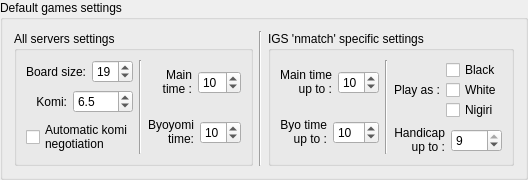
        <widget class="QGroupBox" name="groupBox_2">
         <property name="title">
          <string>Default games settings</string>
         </property>
         <layout class="QHBoxLayout" name="horizontalLayout">
          <item>
           <layout class="QVBoxLayout" name="_13">
            <item>
             <widget class="QGroupBox" name="groupBox_3">
              <property name="title">
               <string>All servers settings</string>
              </property>
              <property name="flat">
               <bool>false</bool>
              </property>
              <layout class="QHBoxLayout" name="horizontalLayout_2">
               <item>
                <layout class="QHBoxLayout" name="_14">
                 <item>
                  <layout class="QVBoxLayout" name="_15">
                   <item>
                    <layout class="QHBoxLayout" name="_16">
                     <property name="spacing">
                      <number>6</number>
                     </property>
                     <property name="leftMargin">
                      <number>0</number>
                     </property>
                     <property name="topMargin">
                      <number>0</number>
                     </property>
                     <property name="rightMargin">
                      <number>0</number>
                     </property>
                     <property name="bottomMargin">
                      <number>0</number>
                     </property>
                     <item>
                      <widget class="QLabel" name="TextLabel3_3">
                       <property name="toolTip">
                        <string>board size</string>
                       </property>
                       <property name="text">
                        <string>Board size:</string>
                       </property>
                       <property name="alignment">
                        <set>Qt::AlignmentFlag::AlignRight|Qt::AlignmentFlag::AlignTrailing|Qt::AlignmentFlag::AlignVCenter</set>
                       </property>
                       <property name="wordWrap">
                        <bool>false</bool>
                       </property>
                      </widget>
                     </item>
                     <item>
                      <widget class="QSpinBox" name="boardSizeSpin">
                       <property name="maximumSize">
                        <size>
                         <width>60</width>
                         <height>32767</height>
                        </size>
                       </property>
                       <property name="toolTip">
                        <string>board size</string>
                       </property>
                       <property name="minimum">
                        <number>4</number>
                       </property>
                       <property name="maximum">
                        <number>36</number>
                       </property>
                       <property name="value">
                        <number>19</number>
                       </property>
                      </widget>
                     </item>
                    </layout>
                   </item>
                   <item>
                    <spacer name="verticalSpacer_5">
                     <property name="orientation">
                      <enum>Qt::Orientation::Vertical</enum>
                     </property>
                     <property name="sizeHint" stdset="0">
                      <size>
                       <width>20</width>
                       <height>0</height>
                      </size>
                     </property>
                    </spacer>
                   </item>
                   <item>
                    <layout class="QHBoxLayout" name="_17">
                     <property name="spacing">
                      <number>6</number>
                     </property>
                     <property name="leftMargin">
                      <number>0</number>
                     </property>
                     <property name="topMargin">
                      <number>0</number>
                     </property>
                     <property name="rightMargin">
                      <number>0</number>
                     </property>
                     <property name="bottomMargin">
                      <number>0</number>
                     </property>
                     <item>
                      <widget class="QLabel" name="TextLabel3_3_2">
                       <property name="toolTip">
                        <string>Komi: added to white's result</string>
                       </property>
                       <property name="text">
                        <string>Komi:</string>
                       </property>
                       <property name="alignment">
                        <set>Qt::AlignmentFlag::AlignRight|Qt::AlignmentFlag::AlignTrailing|Qt::AlignmentFlag::AlignVCenter</set>
                       </property>
                       <property name="wordWrap">
                        <bool>false</bool>
                       </property>
                      </widget>
                     </item>
                     <item>
                      <widget class="QSpinBox" name="komiSpinDefault">
                       <property name="maximumSize">
                        <size>
                         <width>60</width>
                         <height>32767</height>
                        </size>
                       </property>
                       <property name="toolTip">
                        <string>Komi: added to white's result</string>
                       </property>
                       <property name="suffix">
                        <string>.5</string>
                       </property>
                       <property name="minimum">
                        <number>-200</number>
                       </property>
                       <property name="maximum">
                        <number>200</number>
                       </property>
                       <property name="value">
                        <number>6</number>
                       </property>
                      </widget>
                     </item>
                    </layout>
                   </item>
                   <item>
                    <spacer name="verticalSpacer_6">
                     <property name="orientation">
                      <enum>Qt::Orientation::Vertical</enum>
                     </property>
                     <property name="sizeHint" stdset="0">
                      <size>
                       <width>20</width>
                       <height>0</height>
                      </size>
                     </property>
                    </spacer>
                   </item>
                   <item>
                    <widget class="QCheckBox" name="automaticNegotiationCheckBox">
                     <property name="toolTip">
                      <string>allow client to negotiate automatic</string>
                     </property>
                     <property name="whatsThis">
                      <string>Automatic Negotiation

Allow client to negotiate komi automatic.

Be careful: it may be annoying if opponent does not want to accept your defaults even if defaults have been sent to opponent before. This may be due to different internal use of negotiation values by clients.</string>
                     </property>
                     <property name="text">
                      <string>Automatic komi 
negotiation</string>
                     </property>
                    </widget>
                   </item>
                  </layout>
                 </item>
                 <item>
                  <widget class="Line" name="line2">
                   <property name="frameShape">
                    <enum>QFrame::Shape::VLine</enum>
                   </property>
                   <property name="frameShadow">
                    <enum>QFrame::Shadow::Sunken</enum>
                   </property>
                  </widget>
                 </item>
                 <item>
                  <layout class="QVBoxLayout" name="_18">
                   <item>
                    <layout class="QHBoxLayout" name="_19">
                     <property name="spacing">
                      <number>6</number>
                     </property>
                     <property name="leftMargin">
                      <number>0</number>
                     </property>
                     <property name="topMargin">
                      <number>0</number>
                     </property>
                     <property name="rightMargin">
                      <number>0</number>
                     </property>
                     <property name="bottomMargin">
                      <number>0</number>
                     </property>
                     <item>
                      <widget class="QLabel" name="TextLabel6">
                       <property name="toolTip">
                        <string>Playing time</string>
                       </property>
                       <property name="autoFillBackground">
                        <bool>false</bool>
                       </property>
                       <property name="text">
                        <string>Main 
time :</string>
                       </property>
                       <property name="alignment">
                        <set>Qt::AlignmentFlag::AlignRight|Qt::AlignmentFlag::AlignTrailing|Qt::AlignmentFlag::AlignVCenter</set>
                       </property>
                       <property name="wordWrap">
                        <bool>false</bool>
                       </property>
                      </widget>
                     </item>
                     <item>
                      <layout class="QVBoxLayout" name="verticalLayout_2">
                       <item>
                        <spacer name="verticalSpacer_4">
                         <property name="orientation">
                          <enum>Qt::Orientation::Vertical</enum>
                         </property>
                         <property name="sizeHint" stdset="0">
                          <size>
                           <width>20</width>
                           <height>0</height>
                          </size>
                         </property>
                        </spacer>
                       </item>
                       <item>
                        <widget class="QSpinBox" name="timeSpin">
                         <property name="maximumSize">
                          <size>
                           <width>60</width>
                           <height>32767</height>
                          </size>
                         </property>
                         <property name="toolTip">
                          <string>Playing time</string>
                         </property>
                         <property name="suffix">
                          <string/>
                         </property>
                         <property name="minimum">
                          <number>0</number>
                         </property>
                         <property name="maximum">
                          <number>99</number>
                         </property>
                         <property name="value">
                          <number>10</number>
                         </property>
                        </widget>
                       </item>
                       <item>
                        <spacer name="verticalSpacer_3">
                         <property name="orientation">
                          <enum>Qt::Orientation::Vertical</enum>
                         </property>
                         <property name="sizeHint" stdset="0">
                          <size>
                           <width>20</width>
                           <height>0</height>
                          </size>
                         </property>
                        </spacer>
                       </item>
                      </layout>
                     </item>
                    </layout>
                   </item>
                   <item>
                    <layout class="QHBoxLayout" name="_20">
                     <property name="spacing">
                      <number>6</number>
                     </property>
                     <property name="leftMargin">
                      <number>0</number>
                     </property>
                     <property name="topMargin">
                      <number>0</number>
                     </property>
                     <property name="rightMargin">
                      <number>0</number>
                     </property>
                     <property name="bottomMargin">
                      <number>0</number>
                     </property>
                     <item>
                      <widget class="QLabel" name="TextLabel7">
                       <property name="toolTip">
                        <string>Additional time for 25 moves; after 25 moves the byoyomi time starts again and again</string>
                       </property>
                       <property name="text">
                        <string>Byoyomi
time:</string>
                       </property>
                       <property name="alignment">
                        <set>Qt::AlignmentFlag::AlignRight|Qt::AlignmentFlag::AlignTrailing|Qt::AlignmentFlag::AlignVCenter</set>
                       </property>
                       <property name="wordWrap">
                        <bool>false</bool>
                       </property>
                      </widget>
                     </item>
                     <item>
                      <layout class="QVBoxLayout" name="verticalLayout">
                       <item>
                        <spacer name="verticalSpacer">
                         <property name="orientation">
                          <enum>Qt::Orientation::Vertical</enum>
                         </property>
                         <property name="sizeHint" stdset="0">
                          <size>
                           <width>20</width>
                           <height>0</height>
                          </size>
                         </property>
                        </spacer>
                       </item>
                       <item>
                        <widget class="QSpinBox" name="BYSpin">
                         <property name="maximumSize">
                          <size>
                           <width>60</width>
                           <height>32767</height>
                          </size>
                         </property>
                         <property name="toolTip">
                          <string>Additional time for 25 moves; after 25 moves the byoyomi time starts again and again</string>
                         </property>
                         <property name="maximum">
                          <number>60</number>
                         </property>
                         <property name="value">
                          <number>10</number>
                         </property>
                        </widget>
                       </item>
                       <item>
                        <spacer name="verticalSpacer_2">
                         <property name="orientation">
                          <enum>Qt::Orientation::Vertical</enum>
                         </property>
                         <property name="sizeHint" stdset="0">
                          <size>
                           <width>20</width>
                           <height>0</height>
                          </size>
                         </property>
                        </spacer>
                       </item>
                      </layout>
                     </item>
                    </layout>
                   </item>
                  </layout>
                 </item>
                </layout>
               </item>
              </layout>
             </widget>
            </item>
           </layout>
          </item>
          <item>
           <widget class="Line" name="line2_2">
            <property name="frameShape">
             <enum>QFrame::Shape::VLine</enum>
            </property>
            <property name="frameShadow">
             <enum>QFrame::Shadow::Sunken</enum>
            </property>
           </widget>
          </item>
          <item>
           <layout class="QVBoxLayout" name="_4">
            <item>
             <widget class="QGroupBox" name="groupBox_4">
              <property name="title">
               <string>IGS 'nmatch' specific settings</string>
              </property>
              <layout class="QGridLayout" name="gridLayout_3">
               <item row="0" column="0">
                <layout class="QHBoxLayout" name="_5">
                 <item>
                  <layout class="QVBoxLayout" name="_6">
                   <item>
                    <layout class="QHBoxLayout" name="_7">
                     <property name="spacing">
                      <number>6</number>
                     </property>
                     <property name="leftMargin">
                      <number>0</number>
                     </property>
                     <property name="topMargin">
                      <number>0</number>
                     </property>
                     <property name="rightMargin">
                      <number>0</number>
                     </property>
                     <property name="bottomMargin">
                      <number>0</number>
                     </property>
                     <item>
                      <widget class="QLabel" name="TextLabel6_3">
                       <property name="toolTip">
                        <string>Playing time</string>
                       </property>
                       <property name="text">
                        <string>Main time 
up to :</string>
                       </property>
                       <property name="alignment">
                        <set>Qt::AlignmentFlag::AlignRight|Qt::AlignmentFlag::AlignTrailing|Qt::AlignmentFlag::AlignVCenter</set>
                       </property>
                       <property name="wordWrap">
                        <bool>false</bool>
                       </property>
                      </widget>
                     </item>
                     <item>
                      <layout class="QVBoxLayout" name="verticalLayout_3">
                       <item>
                        <spacer name="verticalSpacer_7">
                         <property name="orientation">
                          <enum>Qt::Orientation::Vertical</enum>
                         </property>
                         <property name="sizeHint" stdset="0">
                          <size>
                           <width>20</width>
                           <height>0</height>
                          </size>
                         </property>
                        </spacer>
                       </item>
                       <item>
                        <widget class="QSpinBox" name="timeSpin_Nmatch">
                         <property name="maximumSize">
                          <size>
                           <width>60</width>
                           <height>32767</height>
                          </size>
                         </property>
                         <property name="toolTip">
                          <string>Playing time</string>
                         </property>
                         <property name="suffix">
                          <string/>
                         </property>
                         <property name="minimum">
                          <number>0</number>
                         </property>
                         <property name="maximum">
                          <number>99</number>
                         </property>
                         <property name="value">
                          <number>10</number>
                         </property>
                        </widget>
                       </item>
                       <item>
                        <spacer name="verticalSpacer_8">
                         <property name="orientation">
                          <enum>Qt::Orientation::Vertical</enum>
                         </property>
                         <property name="sizeHint" stdset="0">
                          <size>
                           <width>20</width>
                           <height>0</height>
                          </size>
                         </property>
                        </spacer>
                       </item>
                      </layout>
                     </item>
                    </layout>
                   </item>
                   <item>
                    <layout class="QHBoxLayout" name="_8">
                     <property name="spacing">
                      <number>6</number>
                     </property>
                     <property name="leftMargin">
                      <number>0</number>
                     </property>
                     <property name="topMargin">
                      <number>0</number>
                     </property>
                     <property name="rightMargin">
                      <number>0</number>
                     </property>
                     <property name="bottomMargin">
                      <number>0</number>
                     </property>
                     <item>
                      <widget class="QLabel" name="TextLabel7_2">
                       <property name="toolTip">
                        <string>Additional time for 25 moves; after 25 moves the byoyomi time starts again and again</string>
                       </property>
                       <property name="text">
                        <string>Byo time
up to :</string>
                       </property>
                       <property name="alignment">
                        <set>Qt::AlignmentFlag::AlignRight|Qt::AlignmentFlag::AlignTrailing|Qt::AlignmentFlag::AlignVCenter</set>
                       </property>
                       <property name="wordWrap">
                        <bool>false</bool>
                       </property>
                      </widget>
                     </item>
                     <item>
                      <layout class="QVBoxLayout" name="verticalLayout_4">
                       <item>
                        <spacer name="verticalSpacer_9">
                         <property name="orientation">
                          <enum>Qt::Orientation::Vertical</enum>
                         </property>
                         <property name="sizeHint" stdset="0">
                          <size>
                           <width>20</width>
                           <height>0</height>
                          </size>
                         </property>
                        </spacer>
                       </item>
                       <item>
                        <widget class="QSpinBox" name="BYSpin_Nmatch">
                         <property name="maximumSize">
                          <size>
                           <width>60</width>
                           <height>32767</height>
                          </size>
                         </property>
                         <property name="toolTip">
                          <string>Additional time for 25 moves; after 25 moves the byoyomi time starts again and again</string>
                         </property>
                         <property name="maximum">
                          <number>60</number>
                         </property>
                         <property name="value">
                          <number>10</number>
                         </property>
                        </widget>
                       </item>
                       <item>
                        <spacer name="verticalSpacer_10">
                         <property name="orientation">
                          <enum>Qt::Orientation::Vertical</enum>
                         </property>
                         <property name="sizeHint" stdset="0">
                          <size>
                           <width>20</width>
                           <height>0</height>
                          </size>
                         </property>
                        </spacer>
                       </item>
                      </layout>
                     </item>
                    </layout>
                   </item>
                  </layout>
                 </item>
                 <item>
                  <widget class="Line" name="line2_3">
                   <property name="frameShape">
                    <enum>QFrame::Shape::VLine</enum>
                   </property>
                   <property name="frameShadow">
                    <enum>QFrame::Shadow::Sunken</enum>
                   </property>
                  </widget>
                 </item>
                 <item>
                  <layout class="QVBoxLayout" name="_9">
                   <item>
                    <layout class="QHBoxLayout" name="_10">
                     <item>
                      <widget class="QLabel" name="textLabel2">
                       <property name="text">
                        <string>Play as :</string>
                       </property>
                       <property name="wordWrap">
                        <bool>false</bool>
                       </property>
                      </widget>
                     </item>
                     <item>
                      <layout class="QVBoxLayout" name="_11">
                       <property name="spacing">
                        <number>0</number>
                       </property>
                       <item>
                        <widget class="QCheckBox" name="checkBox_Nmatch_Black">
                         <property name="text">
                          <string>Black</string>
                         </property>
                        </widget>
                       </item>
                       <item>
                        <widget class="QCheckBox" name="checkBox_Nmatch_White">
                         <property name="text">
                          <string>White</string>
                         </property>
                        </widget>
                       </item>
                       <item>
                        <widget class="QCheckBox" name="checkBox_Nmatch_Nigiri">
                         <property name="text">
                          <string>Nigiri</string>
                         </property>
                        </widget>
                       </item>
                      </layout>
                     </item>
                    </layout>
                   </item>
                   <item>
                    <layout class="QHBoxLayout" name="_12">
                     <property name="spacing">
                      <number>6</number>
                     </property>
                     <property name="leftMargin">
                      <number>0</number>
                     </property>
                     <property name="topMargin">
                      <number>0</number>
                     </property>
                     <property name="rightMargin">
                      <number>0</number>
                     </property>
                     <property name="bottomMargin">
                      <number>0</number>
                     </property>
                     <item>
                      <widget class="QLabel" name="TextLabel3_3_4">
                       <property name="toolTip">
                        <string>board size</string>
                       </property>
                       <property name="text">
                        <string>Handicap 
up to :</string>
                       </property>
                       <property name="alignment">
                        <set>Qt::AlignmentFlag::AlignRight|Qt::AlignmentFlag::AlignTrailing|Qt::AlignmentFlag::AlignVCenter</set>
                       </property>
                       <property name="wordWrap">
                        <bool>false</bool>
                       </property>
                      </widget>
                     </item>
                     <item>
                      <layout class="QVBoxLayout" name="verticalLayout_5">
                       <item>
                        <spacer name="verticalSpacer_12">
                         <property name="orientation">
                          <enum>Qt::Orientation::Vertical</enum>
                         </property>
                         <property name="sizeHint" stdset="0">
                          <size>
                           <width>20</width>
                           <height>0</height>
                          </size>
                         </property>
                        </spacer>
                       </item>
                       <item>
                        <widget class="QSpinBox" name="HandicapSpin_Nmatch">
                         <property name="maximumSize">
                          <size>
                           <width>60</width>
                           <height>32767</height>
                          </size>
                         </property>
                         <property name="toolTip">
                          <string>board size</string>
                         </property>
                         <property name="minimum">
                          <number>0</number>
                         </property>
                         <property name="maximum">
                          <number>9</number>
                         </property>
                         <property name="value">
                          <number>9</number>
                         </property>
                        </widget>
                       </item>
                       <item>
                        <spacer name="verticalSpacer_11">
                         <property name="orientation">
                          <enum>Qt::Orientation::Vertical</enum>
                         </property>
                         <property name="sizeHint" stdset="0">
                          <size>
                           <width>20</width>
                           <height>0</height>
                          </size>
                         </property>
                        </spacer>
                       </item>
                      </layout>
                     </item>
                    </layout>
                   </item>
                  </layout>
                 </item>
                </layout>
               </item>
              </layout>
             </widget>
            </item>
           </layout>
          </item>
         </layout>
        </widget>
